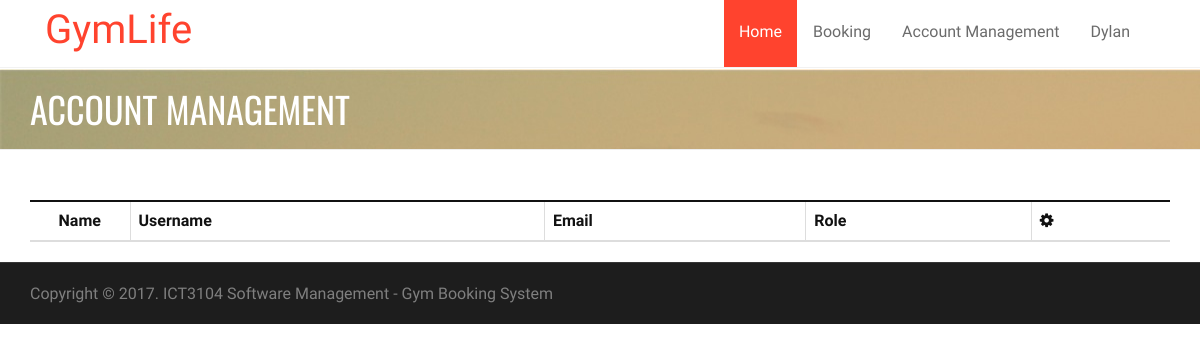
/admin/user.php (signed in), run on an earlier commit of the app's database.
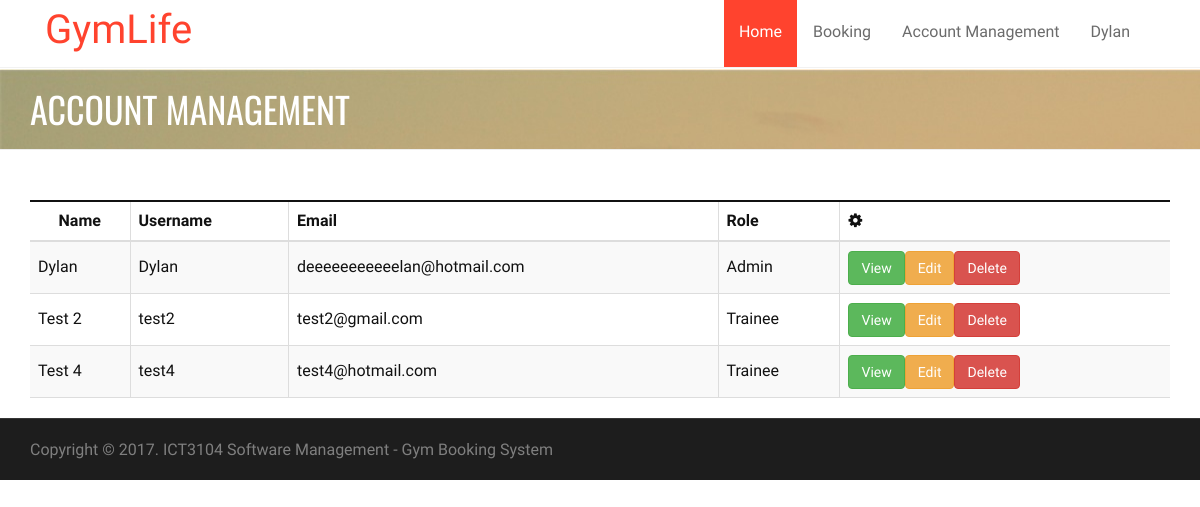
And on a later commit of the database.
### tables this page shows
CREATE TABLE IF NOT EXISTS `user` (
  `userID` int(11) NOT NULL,
  `roleID` int(11) NOT NULL,
  `name` varchar(255) NOT NULL,
  `userName` varchar(15) NOT NULL,
  `email` varchar(255) NOT NULL,
  `contactNumber` int(11) NOT NULL,
  `password` varchar(255) NOT NULL,
  `status` int(11) NOT NULL,
  `passwordChange` bit(1) NOT NULL
);

### db.class.php (called while the page is built, shortened)
<?php
class DB {
  protected static $mdb = null;
  public static function getMDB() {
    $mdb = DB::$mdb;
    if ($mdb === null) {
      $mdb = DB::$mdb = new MeekroDB();
    }
    return $mdb;
  }
  public static function query() { $args = func_get_args(); return call_user_func_array(array(DB::getMDB(), 'query'), $args); }
}
class MeekroDB {
  public $encoding = 'latin1';
  public $connect_options = array(MYSQLI_OPT_CONNECT_TIMEOUT => 30);
  public $internal_mysql = null;
  public function __construct($host=null, $user=null, $password=null, $dbName=null, $port=null, $encoding=null) {
    if ($encoding === null) $encoding = DB::$encoding;
    $this->encoding = $encoding;
  }
  public function get() {
    $mysql = $this->internal_mysql;
    if (!($mysql instanceof MySQLi)) {
      $mysql = new mysqli();
      foreach ($this->connect_options as $key => $value) {
        $mysql->options($key, $value);
      }
      $mysql->set_charset($this->encoding);
      $this->internal_mysql = $mysql;
    }
    return $mysql;
  }
  protected function preparseQueryParams() {
    $args = func_get_args();
    $sql = trim(strval(array_shift($args)));
    $args_all = $args;
    if (count($args_all) == 0) return array($sql);
    $chunkyQuery = array();
    return $chunkyQuery;
  }
  protected function parseQueryParams() {
    $args = func_get_args();
    $chunkyQuery = call_user_func_array(array($this, 'preparseQueryParams'), $args);
    $query = '';
    foreach ($chunkyQuery as $chunk) {
      if (is_string($chunk)) {
        $query .= $chunk;
        continue;
      }
      $result = '';
      $query .= $result;
    }
    return $query;
  }
  protected function prependCall($function, $args, $prepend) { array_unshift($args, $prepend); return call_user_func_array($function, $args); }
  public function query() { $args = func_get_args(); return $this->prependCall(array($this, 'queryHelper'), $args, 'assoc'); }
  protected function queryHelper() {
    $args = func_get_args();
    $type = array_shift($args);
    $db = $this->get();
    $is_buffered = true;
    $row_type = 'assoc';
    $full_names = false;
    $sql = call_user_func_array(array($this, 'parseQueryParams'), $args);
    $result = $db->query($sql, $is_buffered ? MYSQLI_STORE_RESULT : MYSQLI_USE_RESULT);
    $return = array();
    while ($row = ($row_type == 'assoc' ? $result->fetch_assoc() : $result->fetch_row())) {
      $return[] = $row;
    }
    return $return;
  }
}
?>

### admin/user.php (the view, shortened to what this page needs)
<!doctype html>
<html lang="en">
    <head>
        <link rel="stylesheet" href="../asset/bootstrap/css/bootstrap.min.css" type="text/css">
        <link rel="stylesheet" href="../asset/font-awesome/css/font-awesome.min.css" type="text/css">
        <link rel="stylesheet" href="../asset/css/owl.carousel.css" type="text/css">
        <link rel="stylesheet" href="../asset/css/owl.theme.css" type="text/css">
        <link rel="stylesheet" href="../asset/css/owl.transitions.css" type="text/css">
        <link rel="stylesheet" type="text/css" href="../asset/css/animate.css">
        <link rel="stylesheet" type="text/css" href="../asset/css/lightbox.css">
        <link rel="stylesheet" type="text/css" href="../asset/css/style.css">
        <link rel="stylesheet" type="text/css" href="../asset/css/responsive.css">
        <link rel="stylesheet" type="text/css" href="../asset/css/table.css">
        <link rel="stylesheet" href="../asset/plugins/sweetalert-master/sweet-alert.css">
        <link rel="stylesheet" href="../asset/plugins/DataTables/css/jquery.dataTables.css">
    </head>
    <body>
        <?php require_once('../header.php'); ?>
        <div class="page-header">
            <div class="overlay">
                <div class="container">
                    <div class="row">
                        <div class="col-md-12">
                            <h1>Account Management</h1>
                        </div>
                    </div>
                </div>
            </div>
        </div>
        <section id="about-section" class="about-section">
            <div class="container">
                <div class="row">
                    <div class="col-md-12">
                        <div class="panel panel-default panel-table">
                            <div class="panel-heading">
                            </div>
                            <div class="panel-body">
                                <table id="users" class="table table-striped table-bordered table-list" width="100%">
                                    <thead>
                                        <tr>
                                            <th>Name</th>
                                            <th>Username</th>
                                            <th>Email</th>
                                            <th>Role</th>
                                            <th data-sortable="false"><em class="fa fa-cog"></th>
                                        </tr>
                                    </thead>
                                    <tbody>
                                        <?php
                                        $record = DB::query("SELECT * FROM user WHERE status='2'");
                                        foreach ($record as $row) {
                                            echo "<tr>";
                                            echo "<td>" . $row['name'] . "</td>";
                                            echo "<td>" . $row['userName'] . "</td>";
                                            echo "<td>" . $row['email'] . "</td>";
                                            if ($row['roleID'] == '1') {
                                                echo " <td> Admin </td>";
                                            } elseif ($row['roleID'] == '2') {
                                                echo "<td> Trainer </td>";
                                            } elseif ($row['roleID'] == '3') {
                                                echo "<td> Trainee </td>";
                                            } else {
                                                echo "<td> ERROR </td>";
                                            }
                                            echo "<td>";
                                            echo "<button class='btn btn-success' onclick=\"location.href ='viewUser.php?id=" . $row['userID'] . "' \">View</button>";
                                            echo "<button class='btn btn-warning' onclick=\"location.href ='editUser.php?id=" . $row['userID'] . "' \">Edit</button>";
                                            echo "<button class='btn btn-danger' onclick='dlt(\"" . $row['userID'] . "\")'>Delete</button>";
                                            echo "</td>";
                                            echo "</tr>";
                                        }
                                        ?>
                                    </tbody>
                                </table>
                            </div>
                        </div>
                    </div>
                </div>
            </div>
        <div id="copyright-section" class="copyright-section">
            <div class="container">
                <div class="row">
                    <div class="col-md-7">
                        <div class="copyright">
                            Copyright © 2017. ICT3104 Software Management - Gym Booking System</a>
                        </div>
                    </div>
                </div>
            </div>
        </div>
</body>
</html>

### header.php (shortened to what this page needs)
<?php $path = basename(__DIR__); ?>
<header class="clearfix">
    <div class="navbar navbar-default navbar-top">
        <div class="container">
            <div class="navbar-header">
                <a class="navbar-brand" href="/<?php echo $path; ?>/index.php">GymLife</a>
            </div>
            <div class="navbar-collapse collapse">
                <ul class="nav navbar-nav navbar-right">
                    <li>
                        <a class="active" href="/<?php echo $path; ?>/index.php">Home</a>
                    </li>
                    <li><a href="/<?php echo $path; ?>/trainerCalendar/trainerCalendar.php">Booking</a></li>
					<?php
					if($_SESSION['role']=="admin"){
					?>
                    <li><a href="#" class="dropdown-toggle" data-toggle="dropdown">Account Management</a>
                    </li>
					<?php } ?>
                    <li><a href="#" class="dropdown-toggle" data-toggle="dropdown"><?php echo $_SESSION['name']; ?></a>
                    </li>
                </ul>
            </div>
        </div>
    </div>
</header>

### asset/css/lightbox.css (style rules this page uses)
body:after { content: url(../images/close.png) url(../images/loading.gif) url(../images/prev.png) url(../images/next.png); display: none; }

### asset/css/style.css (style rules this page uses)
body { font-family: 'PT Sans Narrow', Arial, sans-serif; font-size: 16px; color: #111; line-height: 21px; -webkit-font-smoothing: antialiased !important; -moz-osx-font-smoothing: grayscale !important; text-rendering: optimizeLegibility !important; font-smoothing: antialiased !important; vertical-align: baseline; }
ul, ol { list-style: none; }
ul { padding: 0; margin: 0; }
a { transition: color 0.2s ease-in-out; -moz-transition: color 0.2s ease-in-out; -webkit-transition: color 0.2s ease-in-out; -o-transition: color 0.2s ease-in-out; }
a, a:hover, a:focus, a:active { outline: 0; text-decoration: none; }
h1, h2, h3, h4, h5, h6 { font-family: 'Oswald', Arial, sans-serif; font-weight: 400; text-transform: uppercase; margin-top: 0; margin-bottom: 0; }
.page-header { background: url(../images/banner.jpg) no-repeat; padding: 20px 0; margin-top: 1px; }
.page-header h1 { color: #fff; }
.navbar { margin-bottom: 0; background: #fff; border-bottom: 1px solid #f2f2f2 !important; border: none; border-radius: 0; -webkit-border-radius: 0; -moz-border-radius: 0; -o-border-radius: 0; }
.navbar-brand { position: relative; //padding: 27px 0; padding-top: 0; margin: 0!important; transition: all 0.3s ease-in-out; -moz-transition: all 0.3s ease-in-out; -webkit-transition: all 0.3s ease-in-out; -o-transition: all 0.3s ease-in-out; }
a.navbar-brand { font-family: "Kaushan Script","Helvetica Neue",Helvetica,Arial,cursive; font-size: 40px; padding-top: 20px; color: #ff432e !important; }
.navbar-default .navbar-nav { margin-right: 10px!important; position: relative; transition: all 0.4s ease-in-out; -moz-transition: all 0.4s ease-in-out; -webkit-transition: all 0.4s ease-in-out; -o-transition: all 0.4s ease-in-out; }
.navbar-default .navbar-nav > li { margin-left: 1px; }
.navbar-default .navbar-nav > li:first-child { margin-left: 0; }
.navbar-default .navbar-nav > li > a { color: #6b6b6b; display: block; font-size: 16px; line-height: 10px; font-weight: 500; padding: 25px 15px 30px; overflow: hidden; border-top: 2px solid transparent; transition: all 0.3s ease-in-out; -moz-transition: all 0.3s ease-in-out; -webkit-transition: all 0.3s ease-in-out; -o-transition: all 0.3s ease-in-out; }
.navbar-default .navbar-nav > li > a.active, .navbar-default .navbar-nav > li:hover > a { border-top: 2px solid #FF432E; color: #fff; background: #FF432E; //padding: 25px 15px 30px; }
#about-section { padding-top: 30px; padding-bottom: 130px; //background: url(../images/parallax/bg-01.jpg) no-repeat; background-size: cover; background-position: center; }
.panel { border-radius: 0; border: none !important; box-shadow: none !important }
.panel-default > .panel-heading { background: transparent; border: 1px solid #111; border-radius: none; font-weight: 400; }
.panel-body { padding: 15px 10px; border: none !important; color: #111; font-size: 16px; background-color: transparent !important; }
.panel-heading { padding: 0; border-top-left-radius: 0; border-top-right-radius: 0; }
.copyright-section { border-top: 1px solid #363636; font-size: 12px; padding: 20px 0; background: #1d1d1d; color: #7f7f7f; }
.copyright { font-size: 16px; }

### asset/css/table.css (style rules this page uses)
.panel-table .panel-body { padding:0; }
.panel-table .panel-body .table-bordered { border-style: none; margin:0; }
.panel-table .panel-body .table-bordered > thead > tr > th:first-of-type { text-align:center; width: 100px; }
.panel-table .panel-body .table-bordered > thead > tr > th:last-of-type, .panel-table .panel-body .table-bordered > tbody > tr > td:last-of-type { border-right: 0px; }
.panel-table .panel-body .table-bordered > thead > tr > th:first-of-type, .panel-table .panel-body .table-bordered > tbody > tr > td:first-of-type { border-left: 0px; }
.panel-table .panel-body .table-bordered > tbody > tr:first-of-type > td { border-bottom: 0px; }
.panel-table .panel-body .table-bordered > thead > tr:first-of-type > th { border-top: 0px; }
.panel-table .panel-body .table-bordered > tbody > tr > td { line-height: 34px; }

What changed in the data, as far as the page shows it:
now on this page (row edited): user: name "Dylan", userName "Dylan", email "deeeeeeeeeeelan@hotmail.com", shows "Admin"
added user: name "Test 2", userName "test2", email "test2@gmail.com", shows "Trainee"
added user: name "Test 4", userName "test4", email "test4@hotmail.com", shows "Trainee"
